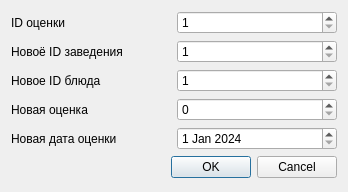
<?xml version="1.0" encoding="UTF-8"?>
<ui version="4.0">
 <class>Dialog</class>
 <widget class="QDialog" name="Dialog">
  <property name="geometry">
   <rect>
    <x>0</x>
    <y>0</y>
    <width>348</width>
    <height>192</height>
   </rect>
  </property>
  <property name="windowTitle">
   <string>Dialog</string>
  </property>
  <layout class="QGridLayout" name="gridLayout">
   <item row="2" column="0">
    <layout class="QHBoxLayout" name="horizontalLayout_3">
     <item>
      <widget class="QLabel" name="label_3">
       <property name="text">
        <string>Новое ID блюда</string>
       </property>
      </widget>
     </item>
     <item>
      <widget class="QSpinBox" name="spinBox_2">
       <property name="correctionMode">
        <enum>QAbstractSpinBox::CorrectionMode::CorrectToNearestValue</enum>
       </property>
       <property name="minimum">
        <number>1</number>
       </property>
       <property name="maximum">
        <number>500000</number>
       </property>
      </widget>
     </item>
    </layout>
   </item>
   <item row="5" column="0">
    <widget class="QDialogButtonBox" name="buttonBox">
     <property name="orientation">
      <enum>Qt::Orientation::Horizontal</enum>
     </property>
     <property name="standardButtons">
      <set>QDialogButtonBox::StandardButton::Cancel|QDialogButtonBox::StandardButton::Ok</set>
     </property>
    </widget>
   </item>
   <item row="1" column="0">
    <layout class="QHBoxLayout" name="horizontalLayout_2">
     <item>
      <widget class="QLabel" name="label_4">
       <property name="text">
        <string>Новоё ID заведения</string>
       </property>
      </widget>
     </item>
     <item>
      <widget class="QSpinBox" name="spinBox_3">
       <property name="correctionMode">
        <enum>QAbstractSpinBox::CorrectionMode::CorrectToNearestValue</enum>
       </property>
       <property name="minimum">
        <number>1</number>
       </property>
       <property name="maximum">
        <number>500000</number>
       </property>
      </widget>
     </item>
    </layout>
   </item>
   <item row="3" column="0">
    <layout class="QHBoxLayout" name="horizontalLayout_4">
     <item>
      <widget class="QLabel" name="label">
       <property name="text">
        <string>Новая оценка</string>
       </property>
      </widget>
     </item>
     <item>
      <widget class="QSpinBox" name="spinBox">
       <property name="correctionMode">
        <enum>QAbstractSpinBox::CorrectionMode::CorrectToNearestValue</enum>
       </property>
       <property name="maximum">
        <number>10</number>
       </property>
      </widget>
     </item>
    </layout>
   </item>
   <item row="0" column="0">
    <layout class="QHBoxLayout" name="horizontalLayout">
     <item>
      <widget class="QLabel" name="label_5">
       <property name="text">
        <string>ID оценки</string>
       </property>
      </widget>
     </item>
     <item>
      <widget class="QSpinBox" name="spinBox_4">
       <property name="minimum">
        <number>1</number>
       </property>
       <property name="maximum">
        <number>500000</number>
       </property>
      </widget>
     </item>
    </layout>
   </item>
   <item row="4" column="0">
    <layout class="QHBoxLayout" name="horizontalLayout_5">
     <item>
      <widget class="QLabel" name="label_2">
       <property name="text">
        <string>Новая дата оценки</string>
       </property>
      </widget>
     </item>
     <item>
      <widget class="QDateEdit" name="dateEdit">
       <property name="dateTime">
        <datetime>
         <hour>0</hour>
         <minute>0</minute>
         <second>0</second>
         <year>2024</year>
         <month>1</month>
         <day>1</day>
        </datetime>
       </property>
      </widget>
     </item>
    </layout>
   </item>
  </layout>
 </widget>
 <resources/>
 <connections>
  <connection>
   <sender>buttonBox</sender>
   <signal>accepted()</signal>
   <receiver>Dialog</receiver>
   <slot>accept()</slot>
   <hints>
    <hint type="sourcelabel">
     <x>248</x>
     <y>254</y>
    </hint>
    <hint type="destinationlabel">
     <x>157</x>
     <y>274</y>
    </hint>
   </hints>
  </connection>
  <connection>
   <sender>buttonBox</sender>
   <signal>rejected()</signal>
   <receiver>Dialog</receiver>
   <slot>reject()</slot>
   <hints>
    <hint type="sourcelabel">
     <x>316</x>
     <y>260</y>
    </hint>
    <hint type="destinationlabel">
     <x>286</x>
     <y>274</y>
    </hint>
   </hints>
  </connection>
 </connections>
</ui>
